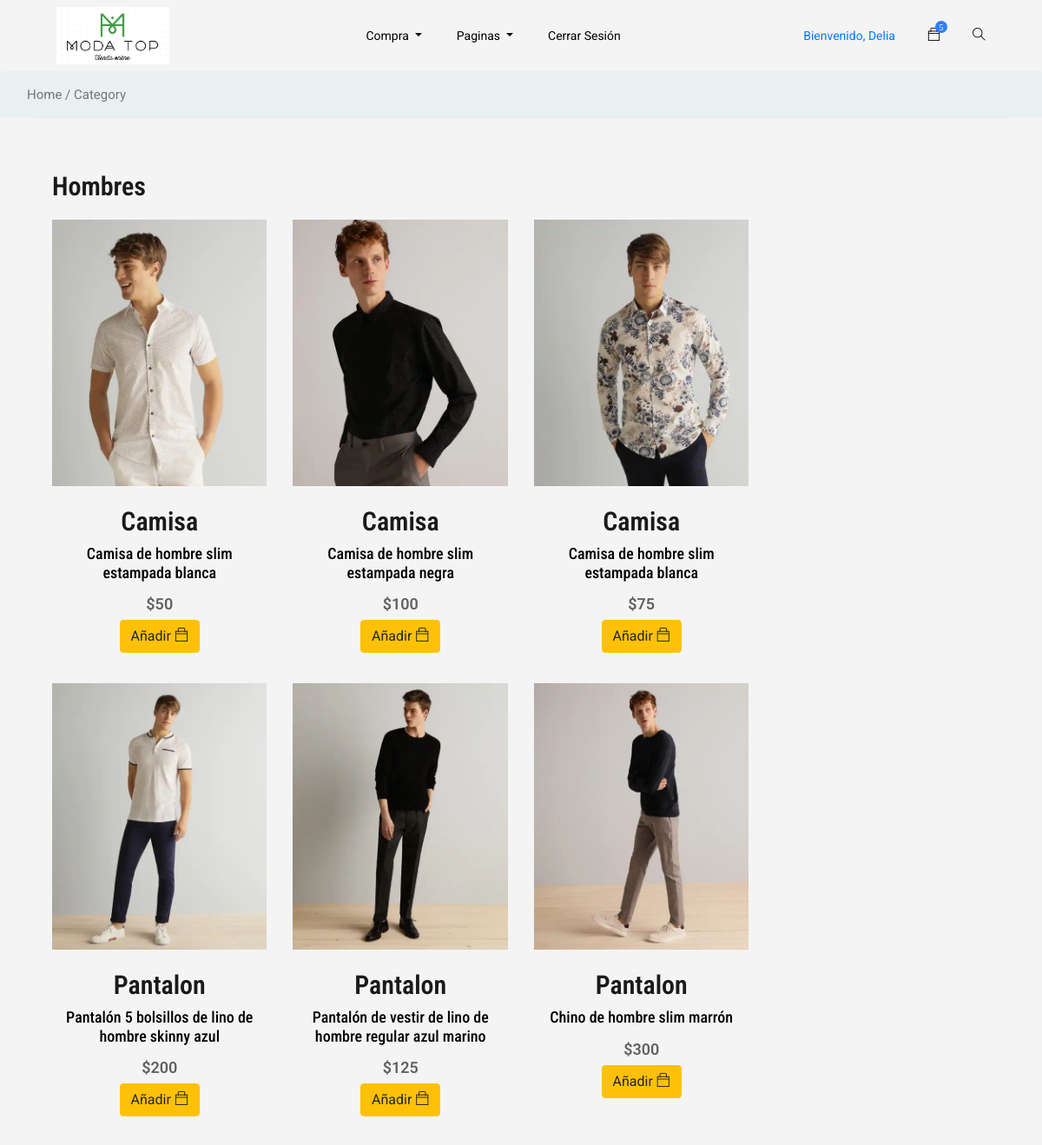
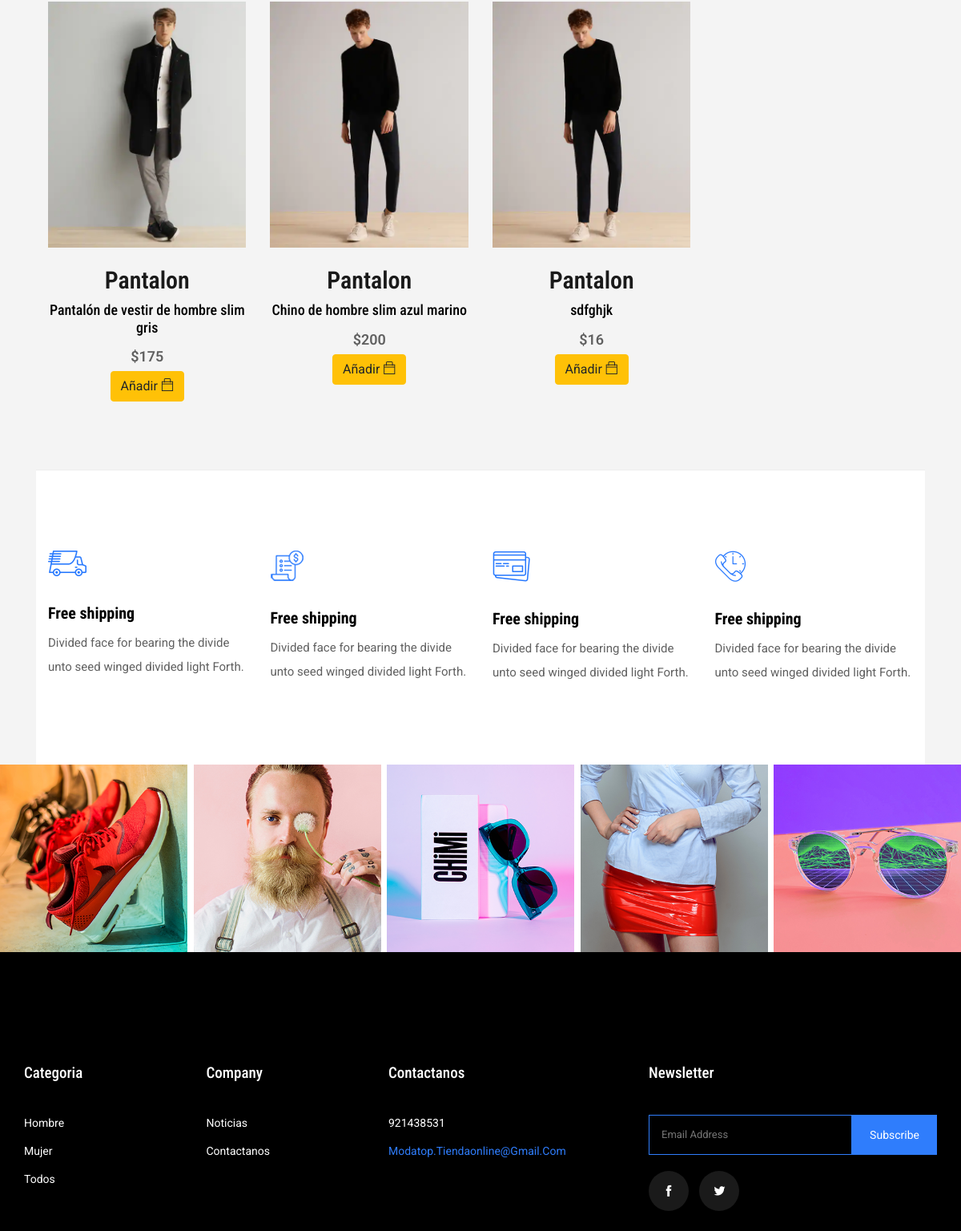
Page /category/mens (signed in) on the committed database (2 pictures, top to bottom).
### accounts/models.py (models this page shows, shortened)
class User(AbstractBaseUser):
    email = models.EmailField(max_length=255,unique=True)
    first_name = models.CharField(max_length=255)
    last_name = models.CharField(max_length=255)
    phone = models.IntegerField(default=0)
    direction =models.CharField(max_length=100,blank=True,default= "Urb. ")
    gender = models.CharField(choices=GENERO,max_length=100)
    active = models.BooleanField(default=True)
    staff = models.BooleanField(default=False)
    admin = models.BooleanField(default=False)
    USERNAME_FIELD = 'email'
    objects = UserManager()
    def get_first_name(self):
        return self.first_name
    @property
    def is_active(self):
        return self.active
    @property
    def is_admin(self):
        return self.admin

### wear/models.py (models this page shows, shortened)
class Wear(models.Model):
	name = models.CharField(max_length=100)
	img = models.ImageField(upload_to='pics')
	desc = models.TextField()
	quant = models.CharField(max_length=100)
	price = models.IntegerField()
	gender = models.CharField(choices=GENDER_CHOICES, max_length=100)
	offer = models.BooleanField()

### wear/views.py (the view)
# urls.py: path('category/mens',views.categoryMens,name="category"),
def categoryMens(request):
	wears = Wear.objects.all()
	filtered_orders = Order.objects.filter(owner = request.user.profile, is_ordered=False)
	current_order_wears = []
	if filtered_orders.exists():
		user_order = filtered_orders[0]
		user_order_items = user_order.items.all()
		current_order_wears = [product.product for product in user_order_items]
	context = {
		'wears':wears,
		'current_order_wears':current_order_wears
	}
	return render(request,"categoryMens.html",context)

### templates/categoryMens.html (shortened to what this page needs)
{% extends 'base.html' %}
{% load static %}
{% block content %}
    <section class="breadcrumb breadcrumb_bg">
        <div class="container">
            <div class="row justify-content-center">
                <div class="col-lg-12">
                    <div class="breadcrumb_iner">
                        <div class="breadcrumb_iner_item">
                            <p>Home / Category</p>
                        </div>
                    </div>
                </div>
            </div>
        </div>
    </section>
    <section class="cat_product_area section_padding border_top" style="padding: 50px 0;">
        <div class="container">
            <div class="row">
                <div class="col-lg-9">
                    <div class="row">
                        <div class="col-lg-12">
                            <div class="product_top_bar d-flex justify-content-between align-items-center" style="margin-bottom: 10px;">
                                <div class="single_product_menu product_bar_item">
                                    <h2>Hombres</h2>
                                </div>
                            </div>
                        </div>
                        {% for wear in wears %}
                        {% if wear.gender == 'M' %}
                        <div class="col-lg-4 col-sm-6">
                            <div class="single_category_product">
                                <div class="single_category_img">
                                    <img src="{{ wear.img.url }}" alt="">
                                    <div class="category_product_text">
                                        <a href="/category/singleProduct/{{wear.id}}"><h2>{{wear.name}}</h2></a>
                                        <a href="single-product.html"><h4>{{wear.desc}}</h4></a>
                                        <p>${{wear.price}}</p>
                                        {% if wear in user.profile.wears.all %}
                                        <a href="/my_profile" class="btn btn-warning">Historial de Compras</a>
                                        {% elif wear in current_order_wears %}
                                        <a href="../shoping_cart/order-summary" class="btn btn-warning">Hacia el Carrito de Compras</a>
                                        {% else %}
                                        <a href="../shoping_cart/add-to-cart/{{wear.id}}/" class="btn btn-warning">Añadir <i class="ti-bag"></i></a>
                                        {% endif %}
                                    </div>
                                </div>
                            </div>
                        </div>
                        {% endif %}
                        {% endfor %}
                    </div>
                </div>
            </div>
        </div>
    </section>
    <section class="shipping_details section_padding border_top">
        <div class="container">
            <div class="row">
                <div class="col-lg-3 col-sm-6">
                    <div class="single_shopping_details">
                        <img src="{% static 'img/icon/icon_1.png' %}" alt="">
                        <h4>Free shipping</h4>
                        <p>Divided face for bearing the divide unto seed winged divided light Forth.</p>
                    </div>
                </div>
                <div class="col-lg-3 col-sm-6">
                    <div class="single_shopping_details">
                        <img src="{% static 'img/icon/icon_2.png' %}" alt="">
                        <h4>Free shipping</h4>
                        <p>Divided face for bearing the divide unto seed winged divided light Forth.</p>
                    </div>
                </div>
                <div class="col-lg-3 col-sm-6">
                    <div class="single_shopping_details">
                        <img src="{% static 'img/icon/icon_3.png' %}" alt="">
                        <h4>Free shipping</h4>
                        <p>Divided face for bearing the divide unto seed winged divided light Forth.</p>
                    </div>
                </div>
                <div class="col-lg-3 col-sm-6">
                    <div class="single_shopping_details">
                        <img src="{% static 'img/icon/icon_4.png' %}" alt="">
                        <h4>Free shipping</h4>
                        <p>Divided face for bearing the divide unto seed winged divided light Forth.</p>
                    </div>
                </div>
            </div>
        </div>
    </section>
    {% endblock %}

### templates/base.html (shortened to what this page needs)
{% load static %}
{% static "img" as baseUrl %}
<!DOCTYPE html>
<html lang="zxx">
<head>
    <link rel="stylesheet" href="{% static 'css/bootstrap.min.css' %}">
    <link rel="stylesheet" href="{% static 'css/animate.css' %}">
    <link rel="stylesheet" href="{% static 'css/owl.carousel.min.css' %}">
    <link rel="stylesheet" href="{% static 'css/all.css' %}">
    <link rel="stylesheet" href="{% static 'css/flaticon.css' %}">
    <link rel="stylesheet" href="{% static 'css/themify-icons.css' %}">
    <link rel="stylesheet" href="{% static 'css/magnific-popup.css' %}">
    <link rel="stylesheet" href="{% static 'css/slick.css' %}">
    <link rel="stylesheet" href="{% static 'css/style.css' %}">
    <link rel="stylesheet" href="{% static 'css/regisropa.css' %}">
</head>
<body>
    <header class="main_menu home_menu">
        <div class="container-fluid">
            <div class="row align-items-center justify-content-center">
                <div class="col-lg-11">
                    <nav class="navbar navbar-expand-lg navbar-light">
                        <a class="navbar-brand" href="/"> <img Width="130px" src="{% static 'img/moda.jpeg' %}" alt="logo"> </a>
                        <div class="collapse navbar-collapse main-menu-item" id="navbarSupportedContent">
                            <ul class="navbar-nav">
                                <li class="nav-item dropdown">
                                    {% if user.is_authenticated %}
                                    <a class="nav-link dropdown-toggle" href="blog.html" id="navbarDropdown_1"
                                        role="button" data-toggle="dropdown" aria-haspopup="true" aria-expanded="false">
                                        Compra
                                    </a>
                                    {% endif%}
                                </li>
                                <li class="nav-item dropdown">
                                    <a class="nav-link dropdown-toggle" href="blog.html" id="navbarDropdown_3"
                                        role="button" data-toggle="dropdown" aria-haspopup="true" aria-expanded="false">
                                        Paginas
                                    </a>
                                {% if user.is_authenticated %}
                                </li>
                                    <li class="nav-item">
                                        <a class="nav-link" href="/cliente/logout">Cerrar Sesión</a>
                                    </li>
                                {% endif %}
                            </ul>
                        </div>
                        <div class="hearer_icon d-flex">
                            <div class="dropdown cart">
                                {% if user.is_authenticated %}
                                <a class="dropdown-toggle" href="#" id="navbarDropdown3" role="button"
                                data-toggle="dropdown" aria-haspopup="true" aria-expanded="false">
                                    Bienvenido, {{user.get_first_name}}
                                 </a>
                                {% endif %}
                            </div>
                            <div class="dropdown cart">
                                <a class="dropdown-toggle" href="#" id="navbarDropdown3" role="button"
                                    data-toggle="dropdown" aria-haspopup="true" aria-expanded="false">
                                    <i class="ti-bag"></i>
                                </a>
                            </div>
                            <a id="search_1" href="javascript:void(0)"><i class="ti-search"></i></a>
                        </div>
                    </nav>
                </div>
            </div>
        </div>
    </header>
    {% block content %}
    {% endblock %}
    <section class="instagram_photo">
        <div class="container-fluid">
            <div class="row">
                <div class="col-lg-12">
                    <div class="instagram_photo_iner">
                        <div class="single_instgram_photo">
                            <img src="{% static 'img/instagram/inst_1.png' %}" alt="">
                        </div>
                        <div class="single_instgram_photo">
                            <img src="{% static 'img/instagram/inst_2.png' %}" alt="">
                        </div>
                        <div class="single_instgram_photo">
                            <img src="{% static 'img/instagram/inst_3.png' %}" alt="">
                        </div>
                        <div class="single_instgram_photo">
                            <img src="{% static 'img/instagram/inst_4.png' %}" alt="">
                        </div>
                        <div class="single_instgram_photo">
                            <img src="{% static 'img/instagram/inst_5.png' %}" alt="">
                        </div>
                    </div>
                </div>
            </div>
        </div>
    </section>
    <footer class="footer_part">
        <div class="container">
            <div class="row justify-content-between">
                <div class="col-sm-6 col-lg-2">
                    <div class="single_footer_part">
                        <h4>Categoria</h4>
                        <ul class="list-unstyled">
                            <li><a href="#">Hombre</a></li>
                            <li><a href="#">Mujer</a></li>
                            <li><a href="#">Todos</a></li>
                        </ul>
                    </div>
                </div>
                <div class="col-sm-6 col-lg-2">
                    <div class="single_footer_part">
                        <h4>Company</h4>
                        <ul class="list-unstyled">
                            <li><a href="">Noticias</a></li>
                            <li><a href="">Contactanos</a></li>
                        </ul>
                    </div>
                </div>
                <div class="col-sm-6 col-lg-3">
                    <div class="single_footer_part">
                        <h4>Contactanos</h4>
                        <ul class="list-unstyled">
                            <li><a href="#"> 921438531 </a></li>
                            <li><span>modatop.tiendaonline@gmail.com</span></li>
                        </ul>
                    </div>
                </div>
                <div class="col-sm-6 col-lg-4">
                    <div class="single_footer_part">
                        <h4>Newsletter</h4>
                        <div id="mc_embed_signup">
                            <form target="_blank"
                                action="https://spondonit.us12.list-manage.com/subscribe/post?u=1462626880ade1ac87bd9c93a&amp;id=92a4423d01"
                                method="get" class="subscribe_form relative mail_part">
                                <input type="email" name="email" id="newsletter-form-email" placeholder="Email Address"
                                    class="placeholder hide-on-focus" onfocus="this.placeholder = ''"
                                    onblur="this.placeholder = ' Email Address '">
                                <button type="submit" name="submit" id="newsletter-submit"
                                    class="email_icon newsletter-submit button-contactForm">subscribe</button>
                            </form>
                        </div>
                        <div class="social_icon">
                            <a href="https://web.facebook.com/Moda-Top-109281887530508"><i class="ti-facebook"></i></a>
                            <a href="https://twitter.com/tienda_top"><i class="ti-twitter-alt"></i></a>
                        </div>
                    </div>
                </div>
            </div>
        </div>
    </footer>
</body>
</html>

### rows in the picture
User: get_first_name "Delia"
Wear: img (picture), name "Camisa", desc "Camisa de hombre slim estampada blanca", price "50"
Wear: img (picture), name "Camisa", desc "Camisa de hombre slim estampada negra", price "100"
Wear: img (picture), name "Camisa", desc "Camisa de hombre slim estampada blanca", price "75"
Wear: img (picture), name "Pantalon", desc "Pantalón 5 bolsillos de lino de hombre skinny azul", price "200"
Wear: img (picture), name "Pantalon", desc "Pantalón de vestir de lino de hombre regular azul marino", price "125"
Wear: img (picture), name "Pantalon", desc "Chino de hombre slim marrón", price "300"
Wear: img (picture), name "Pantalon", desc "Pantalón de vestir de hombre slim gris", price "175"
Wear: img (picture), name "Pantalon", desc "Chino de hombre slim azul marino", price "200"
Wear: img (picture), name "Pantalon", desc "sdfghjk", price "16"
